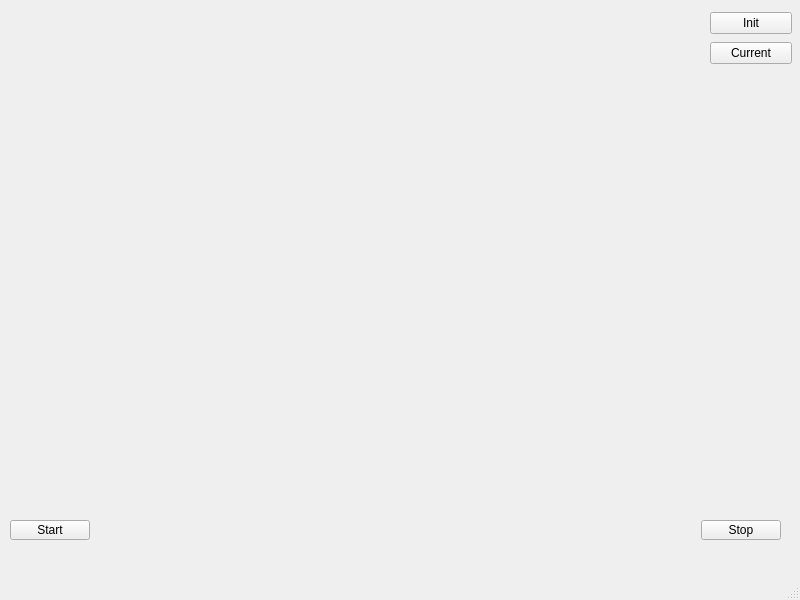
<?xml version="1.0" encoding="UTF-8"?>
<ui version="4.0">
 <class>MainWindow</class>
 <widget class="QMainWindow" name="MainWindow">
  <property name="geometry">
   <rect>
    <x>0</x>
    <y>0</y>
    <width>800</width>
    <height>600</height>
   </rect>
  </property>
  <property name="windowTitle">
   <string>MainWindow</string>
  </property>
  <widget class="QWidget" name="centralwidget">
   <widget class="QWidget" name="">
    <property name="geometry">
     <rect>
      <x>10</x>
      <y>520</y>
      <width>771</width>
      <height>20</height>
     </rect>
    </property>
    <layout class="QHBoxLayout" name="horizontalLayout">
     <item>
      <widget class="QPushButton" name="start">
       <property name="text">
        <string>Start</string>
       </property>
      </widget>
     </item>
     <item>
      <spacer name="horizontalSpacer">
       <property name="orientation">
        <enum>Qt::Horizontal</enum>
       </property>
       <property name="sizeHint" stdset="0">
        <size>
         <width>40</width>
         <height>20</height>
        </size>
       </property>
      </spacer>
     </item>
     <item>
      <widget class="QPushButton" name="stop">
       <property name="text">
        <string>Stop</string>
       </property>
      </widget>
     </item>
    </layout>
   </widget>
   <widget class="QWidget" name="">
    <property name="geometry">
     <rect>
      <x>710</x>
      <y>10</y>
      <width>82</width>
      <height>56</height>
     </rect>
    </property>
    <layout class="QVBoxLayout" name="verticalLayout">
     <item>
      <widget class="QPushButton" name="init">
       <property name="text">
        <string>Init</string>
       </property>
      </widget>
     </item>
     <item>
      <widget class="QPushButton" name="current">
       <property name="text">
        <string>Current</string>
       </property>
      </widget>
     </item>
    </layout>
   </widget>
  </widget>
  <widget class="QMenuBar" name="menubar">
   <property name="geometry">
    <rect>
     <x>0</x>
     <y>0</y>
     <width>800</width>
     <height>21</height>
    </rect>
   </property>
  </widget>
  <widget class="QStatusBar" name="statusbar"/>
 </widget>
 <resources/>
 <connections/>
</ui>
